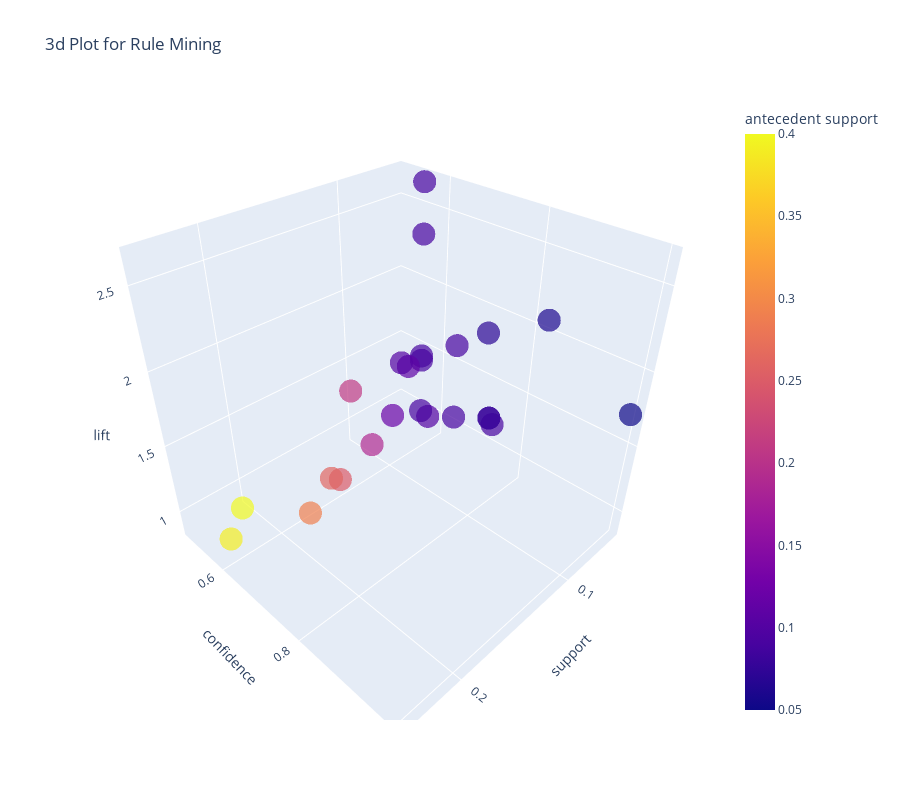

Notebook code for this chart:
### Code cell
plot_model(modeltest, plot='3d')

### Figure 1 — Plotly figure (JSON) as saved in the notebook; plotly's stock layout.template omitted (floating-point values rounded to 4 significant figures)
{"data": [{"customdata": [["beer", "diapers"], ["beer", "bread"], ["bread", "diapers"], ["bananas", "diapers"], ["apples", "diapers"], ["bread", "beer"], ["bananas", "diapers"], ["beer", "diapers"], ["cheese", "beer"], ["eggs", "diapers"], ["milk", "diapers"], ["beer", "diapers"], ["bread", "diapers"], ["beer", "diapers"], ["apples", "diapers"], ["beer", "bread"], ["bread", "beer"], ["beer", "bread"], ["bread", "beer"], ["cheese", "bread"], ["bread", "diapers"], ["bread", "beer"], ["beer", "diapers"], ["bread", "beer"]], "hovertemplate": "support=%{x}<br>confidence=%{y}<br>lift=%{z}<br>antecedents=%{customdata[0]}<br>consequents=%{customdata[1]}<br>antecedent support=%{marker.color}<extra></extra>", "legendgroup": "", "marker": {"color": [0.05, 0.06, 0.09, 0.08, 0.08, 0.07, 0.29, 0.09, 0.09, 0.25, 0.26, 0.39, 0.1, 0.19, 0.09, 0.09, 0.09, 0.09, 0.09, 0.11, 0.4, 0.21, 0.12, 0.1], "coloraxis": "coloraxis", "opacity": 0.7, "symbol": "circle"}, "mode": "markers", "name": "", "scene": "scene", "showlegend": false, "x": [0.05, 0.05, 0.07, 0.06, 0.06, 0.05, 0.2, 0.06, 0.06, 0.16, 0.16, 0.24, 0.06, 0.11, 0.05, 0.05, 0.05, 0.05, 0.05, 0.06, 0.21, 0.11, 0.06, 0.05], "y": [1, 0.8333, 0.7778, 0.75, 0.75, 0.7143, 0.6897, 0.6667, 0.6667, 0.64, 0.6154, 0.6154, 0.6, 0.5789, 0.5556, 0.5556, 0.5556, 0.5556, 0.5556, 0.5455, 0.525, 0.5238, 0.5, 0.5], "z": [1.724, 2.083, 1.341, 1.293, 1.293, 1.831, 1.189, 1.149, 1.709, 1.103, 1.061, 1.061, 1.034, 0.9982, 0.9579, 1.389, 1.425, 2.646, 2.315, 1.364, 0.9052, 1.343, 0.8621, 1.282], "type": "scatter3d"}], "layout": {"scene": {"domain": {"x": [0, 1], "y": [0, 1]}, "xaxis": {"title": {"text": "support"}}, "yaxis": {"title": {"text": "confidence"}}, "zaxis": {"title": {"text": "lift"}}}, "coloraxis": {"colorbar": {"title": {"text": "antecedent support"}}, "colorscale": [[0, "#0d0887"], [0.1111, "#46039f"], [0.2222, "#7201a8"], [0.3333, "#9c179e"], [0.4444, "#bd3786"], [0.5556, "#d8576b"], [0.6667, "#ed7953"], [0.7778, "#fb9f3a"], [0.8889, "#fdca26"], [1, "#f0f921"]]}, "legend": {"tracegroupgap": 0}, "title": {"text": "3d Plot for Rule Mining"}, "height": 800, "width": 900}}
